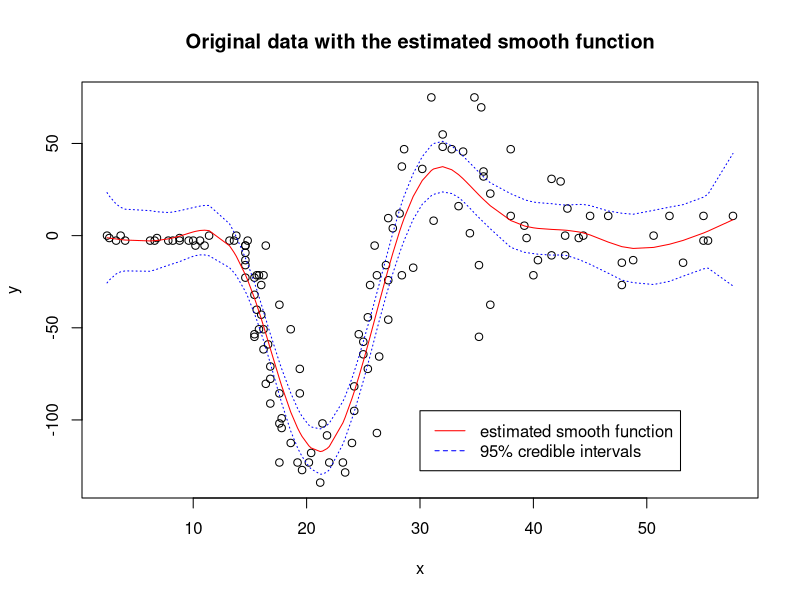
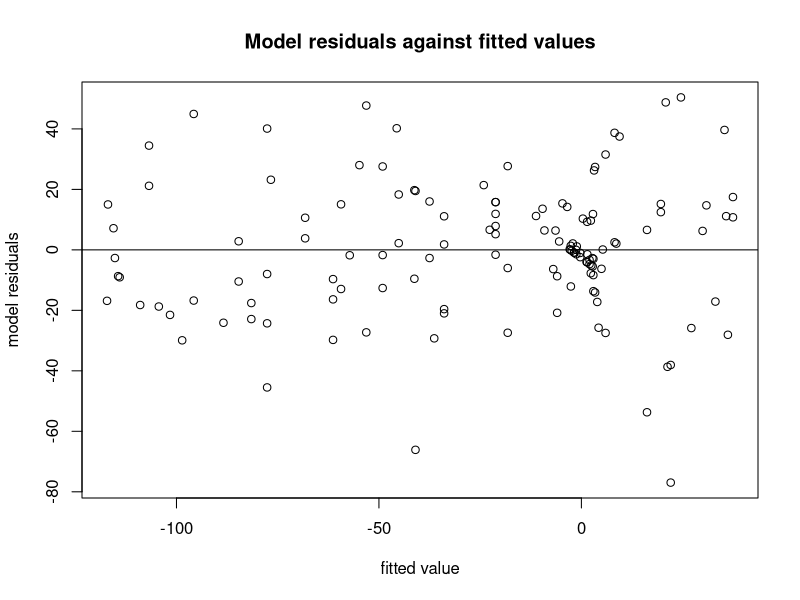
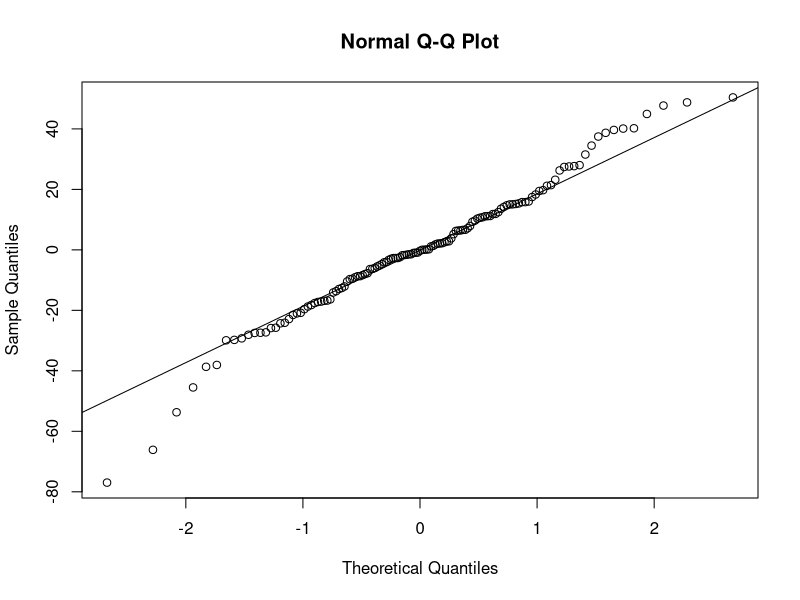

Write R code to recreate these figures, in order.

library(MASS)
x<-mcycle[,1]
y<-mcycle[,2]


#Q1

pspline <- function(x,y,k=20,logsp=c(-5,5),bord=3,pord=2,ngrid=100){
  x<-x[order(x)]
  y<-y[order(x)]
    
  lsp <- seq(logsp[1],logsp[2],length=ngrid)
  edf <- gcv <- rep(0,ngrid)
  
  dk <- diff(range(x))/(k-bord)
  knots <- seq(min(x)-dk*bord,by=dk,length=k+bord+1) 
  X <- splines::splineDesign(knots,x,ord=bord+1,outer.ok=TRUE)
  D <- diff(diag(k),differences=pord)
  
  idenk <- diag(k)
  crossD <- crossprod(D)
  p<-ncol(X);n <-nrow(X)
  QR<-qr(X)
  R<-qr.R(QR)
  
  AR <-forwardsolve(t(R),crossD)
  A <-forwardsolve(t(R), t(AR))
  ep <- eigen(A)
  evl <-diag(ep$values)
  evc <-ep$vectors
  
  for (i in 1:ngrid){
    core <- (idenk + exp(lsp[i])*evl)
    edf[i]<-sum(1/diag(core))
    QRnewcore<-qr(t(R)%*%evc%*%core%*%t(evc)%*%R)
    cholnewcore <-qr.R(QRnewcore)
    beta <- backsolve(cholnewcore, qr.qty(QRnewcore,t(X)%*%y)[1:p])
    y_hat <-X%*%beta
    sigma <- sum((y-y_hat)^2)/(n-edf[i])
    gcv[i]<-sigma/(n-edf[i])
  }
  
  i.opt<-which(gcv==min(gcv))
  core <- (idenk + exp(lsp[i.opt])*evl)
  QRnewcore<-qr(t(R)%*%evc%*%core%*%t(evc)%*%R)
  cholnewcore <-qr.R(QRnewcore)
  beta <- backsolve(cholnewcore, qr.qty(QRnewcore,t(X)%*%y)[1:p])
  y_hat <-X%*%beta
  sigma <- sum((y-y_hat)^2)/(n-edf[i.opt])
  r2 <- 1 - ((n-1)*sigma)/sum((y-mean(y))^2)
  residual <- y-y_hat
  best_fit_list <- list(coef=beta,fitted=y_hat,sig2=sigma,edf=edf[i.opt],gcv=gcv[i.opt],knots=knots,number.of.coefficients=k, r2=r2, b.order=bord, p.order=pord, residual=residual, x=x, y=y, lsp=exp(lsp[i.opt]), D=D)
  class(best_fit_list)="pspline"
  best_fit_list
}

ok <-pspline(x,y)


#Q2

print.pspline<- function(m){
  cat('Order', m$b.order,'p-spline with order',m$p.order, "penalty", "\n")
  cat("Effective degrees of freedom:",m$edf,"   Coefficients:",m$number.of.coefficients, "\n")
  cat("residual std dev:",m$sig2^0.5,"   r-squared:",m$r2, "   GCV:", m$gcv)
  
  print_list<-list(m$gcv, m$edf, m$r2)
  invisible(print_list)
}

print(ok)


#Q3

predict.pspline <- function(m,x,se=TRUE){
  x<-x[order(x)]
  Xp<- splines::splineDesign(knots=m$knots,x,ord=m$b.order+1,outer.ok=TRUE)
  prediction <- Xp%*%m$coef
  
  if (se==FALSE){
    list(prediction=prediction)
  }else{
    sigma_matrix <- diag(m$sig2,m$number.of.coefficients)
    cholXp <- chol(crossprod(Xp)+(m$lsp*crossprod(m$D)))
    covariance_matrix <-backsolve(cholXp, forwardsolve(t(cholXp),sigma_matrix))
    se <- rowSums(Xp*(Xp%*%covariance_matrix))^0.5
    list(prediction=prediction,se=se)
  }
}

predict(ok,x)



#Q4
plot.pspline <- function(m){
  upper <-c(0,length(m$y))
  lower <-c(0,length(m$y))
  for (i in 1:length(m$y)){
    t_value <- qt(0.975, df=length(m$y)-m$number.of.coefficients)
    upper[i] <- m$fitted[i] + t_value* predict.pspline(m, m$x)$se[i]
    lower[i] <- m$fitted[i] - t_value* predict.pspline(m, m$x)$se[i]
  }
  
  plot(m$x,m$y,main="Original data with the estimated smooth function", xlab="x", ylab="y")
  lines(m$x,m$fitted, col="red")
  lines(m$x,upper, lty=3, col="blue")
  lines(m$x,lower, lty=3, col="blue")
  legend(30, -95, legend=c("estimated smooth function", "95% credible intervals"),col=c("red", "blue"), lty=1:2)
  
  plot(m$fitted, m$residual, main="Model residuals against fitted values", xlab="fitted value", ylab="model residuals")
  abline(h=0)
  
  qqnorm(m$residual)
  qqline(m$residual)
  
  plot_list<-list(cbind(ll=lower,ul=upper,x=m$x))
  invisible(plot_list)
}

plot(ok)


